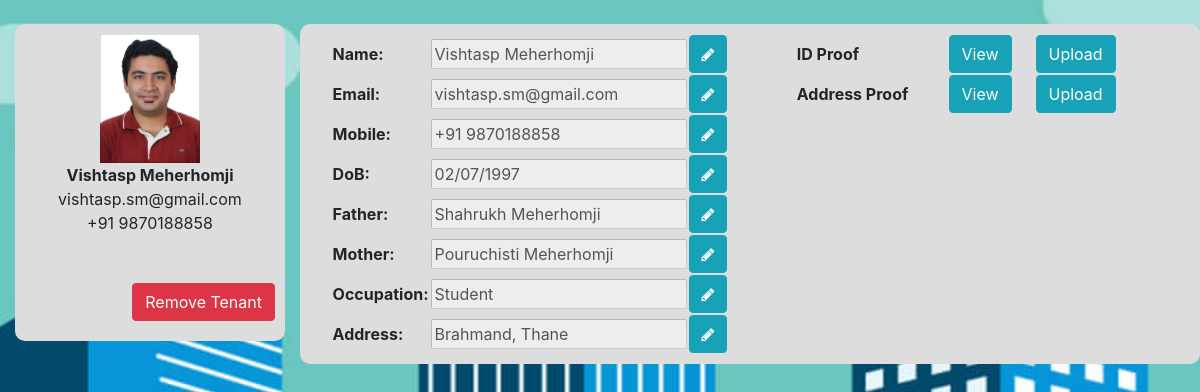
Screenshot of /tenant/1 (signed in) with the database file from the repository.
### tables this page shows
CREATE TABLE "tenants" (
	"tenant_id"	INTEGER PRIMARY KEY AUTOINCREMENT,
	"name"	TEXT,
	"father"	TEXT,
	"mother"	TEXT,
	"occupation"	TEXT,
	"dob"	TEXT,
	"mobile"	TEXT,
	"email"	TEXT,
	"address"	TEXT,
	"vehicle"	TEXT,
	"photo"	TEXT,
	"id_proof"	TEXT,
	"add_proof"	TEXT
);

### script.py (the view)
@app.route('/tenant/<tid>')
def tenant(tid):
	if 'user' in session:
		uid = session['user']
	else:
		return redirect(url_for('login'))
	conn = sqlite3.connect('data/data.db')
	cursor = conn.execute("SELECT * FROM apt_tenant WHERE aptNo='"+uid+"' AND tenant_id="+tid)
	cursor = cursor.fetchall()
	if len(cursor) == 0:
		return redirect(url_for('login'))
	cursor = conn.execute("SELECT * FROM tenants WHERE tenant_id="+tid)
	cursor = cursor.fetchall()
	name = cursor[0][1]
	email = cursor[0][7]
	mobile = cursor[0][6]
	dob = cursor[0][5]
	father = cursor[0][2]
	mother = cursor[0][3]
	occupation = cursor[0][4]
	address = cursor[0][8]
	photo = cursor[0][10]
	if photo == None:
		photo = "/static/images/user_def.png"
	idProof = cursor[0][11]
	if idProof == None:
		idProof = "No file uploaded yet!"
	else:
		idProof = '<img src="'+idProof+'" width = 400px>'
	addProof = cursor[0][12]
	if addProof == None:
		addProof = "No file uploaded yet!"
	else:
		addProof = '<img src="'+addProof+'" width = 400px>'
	return render_template('tenant.html', uid = uid, tid = tid, name = name, email = email, mobile = mobile, dob = dob, father = father,
		mother = mother, occupation = occupation, address = address, photo = photo, idProof = idProof, addProof = addProof)

### script.py (called while the page is built)
@app.before_request
def before_request():
	g.user = None
	if 'user' in session:
		g.user = session['user']

### templates/tenant.html (shortened to what this page needs)
<!DOCTYPE html>
<html>
<head>
	<link rel="stylesheet" type="text/css" href="{{ url_for('static', filename='bootstrap.css') }}">
	<link rel="stylesheet" type="text/css" href="{{ url_for('static', filename='myStyles.css') }}">
	<link rel="stylesheet" href="https://cdnjs.cloudflare.com/ajax/libs/font-awesome/4.7.0/css/font-awesome.min.css">
</head>
<body class="bgSet">
	<br>
	<div class="container-fluid">
		<div class="row">
			<div class="col-md-3">
				<div class="roundCorner" style="background-color: var(--lightGrey); padding: 10px">
					<center>
						<img src="{{ photo }}" style="width: 100px;" id="tenImg" data-toggle="modal" data-target="#editPhotoModal">
						<br>
						<strong id="tenName">{{ name }}</strong>
						<br>
						<font id="tenEmail">{{ email }}</font>
						<br>
						<font id="tenMobile">{{ mobile }}</font>
					</center>
					<br><br>
					<button class="btn btn-danger" style="float: right" onclick="removeTenant()">Remove Tenant</button>
					<br><br>
				</div>
			</div>
			<div class="col-md-9">
				<div class="row roundCorner" style="background-color: var(--lightGrey); padding: 10px">
					<div class="col">
						<center>
							<table width="85%">
								<tr>
									<td><strong>Name:</strong></td>
									<td><input type="text" id="userNameInp" value="{{ name }}" disabled="true"></td>
									<td><button class="btn btn-info" id="userNameEdit" onclick="editName()"><i class="fa fa-pencil" style="font-size: 15px"></i></button></td>
								</tr>
								<tr>
									<td><strong>Email:</strong></td>
									<td><input type="text" id="userEmailInp" value="{{ email }}" disabled="true"></td>
									<td><button class="btn btn-info" id="userEmailEdit" onclick="editEmail()"><i class="fa fa-pencil" style="font-size: 15px"></i></button></td>
								</tr>
								<tr>
									<td><strong>Mobile:</strong></td>
									<td><input type="text" id="userMobInp" value="{{ mobile }}" disabled="true"></td>
									<td><button class="btn btn-info" id="userMobEdit" onclick="editMobile()"><i class="fa fa-pencil" style="font-size: 15px"></i></button></td>
								</tr>
								<tr>
									<td><strong>DoB:</strong></td>
									<td><input type="text" id="userDobInp" value="{{ dob }}" disabled="true"></td>
									<td><button class="btn btn-info" id="userDobEdit" onclick="editDob()"><i class="fa fa-pencil" style="font-size: 15px"></i></button></td>
								</tr>
								<tr>
									<td><strong>Father:</strong></td>
									<td><input type="text" id="userFatherInp" value="{{ father }}" disabled="true"></td>
									<td><button class="btn btn-info" id="userFatherEdit" onclick="editFather()"><i class="fa fa-pencil" style="font-size: 15px"></i></button></td>
								</tr>
								<tr>
									<td><strong>Mother:</strong></td>
									<td><input type="text" id="userMotherInp" value="{{ mother }}" disabled="true"></td>
									<td><button class="btn btn-info" id="userMotherEdit" onclick="editMother()"><i class="fa fa-pencil" style="font-size: 15px"></i></button></td>
								</tr>
								<tr>
									<td><strong>Occupation:</strong></td>
									<td><input type="text" id="userOccuInp" value="{{ occupation }}" disabled="true"></td>
									<td><button class="btn btn-info" id="userOccuEdit" onclick="editOccup()"><i class="fa fa-pencil" style="font-size: 15px"></i></button></td>
								</tr>
								<tr>
									<td><strong>Address:</strong></td>
									<td><input type="text" id="userAddrInp" value="{{ address }}" disabled="true"></td>
									<td><button class="btn btn-info" id="userAddrEdit" onclick="editAddress()"><i class="fa fa-pencil" style="font-size: 15px"></i></button></td>
								</tr>
							</table>
						</center>
					</div>
					<div class="col">
						<center>
							<table width="85%">
								<tr>
									<td><strong>ID Proof</strong></td>
									<td><button class="btn btn-info" data-toggle="modal" data-target="#viewIdProofModal">View</button></td>
									<td><button class="btn btn-info" data-toggle="modal" data-target="#uploadIdProofModal">Upload</button></td>
								</tr>
								<tr>
									<td><strong>Address Proof</strong></td>
									<td><button class="btn btn-info" data-toggle="modal" data-target="#viewAddProofModal">View</button></td>
									<td><button class="btn btn-info" data-toggle="modal" data-target="#uploadAddProofModal">Upload</button></td>
								</tr>
							</table>
						</center>
					</div>
				</div>
			</div>
		</div>
	</div>
</body>
</html>

### static/myStyles.css (style rules this page uses)
:root { --lightGrey: #DDDDDD; --maroon: #800000; --deepGreenLight: #00902080; --deepBlueLight: #00008080; --orangeLight: #FFA000A0; --pinkLight: #F4BFBEC0; --redLight: #FF000090; --lightRed: #FF3333; --lightBlue: #ADD8E6F0; --lightGreen: #90EE90F0; }
.bgSet { background-image: url('/static/images/buildings.jpg'); background-repeat: no-repeat; background-size: cover; background-attachment: fixed; }
.roundCorner { border-radius: 10px; }

### rows the page displays
tenants: photo (picture), name "Vishtasp Meherhomji", email "vishtasp.sm@gmail.com", mobile "+91 9870188858", dob "02/07/1997", father "Shahrukh Meherhomji", mother "Pouruchisti Meherhomji", occupation "Student", address "Brahmand, Thane"
